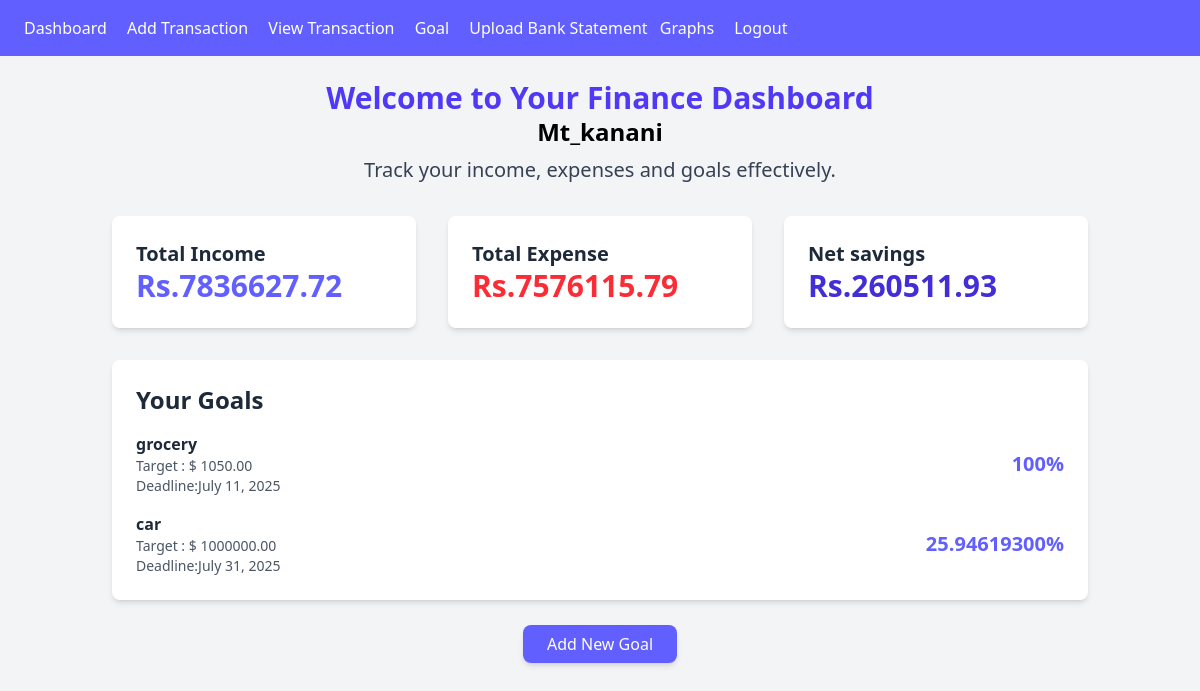
/ (signed in), run on the app's committed database.
### finanace/models.py (models this page shows, shortened)
class Goal(models.Model):
    user=models.ForeignKey(User,on_delete=models.CASCADE)
    name=models.CharField(max_length=100)
    target_amount=models.DecimalField(max_digits=10,decimal_places=2)
    deadline=models.DateField()

### finanace/views.py (the view)
# urls.py: path("",DashboardView.as_view(),name="dashboard"),
class DashboardView(LoginRequiredMixin,View):
    def get(self,request,*args,**kwargs):
        transaction=Transaction.objects.filter(user=request.user)
        goal=Goal.objects.filter(user=request.user)
        total_income=Transaction.objects.filter(user=request.user,transaction_type="Income").aggregate(Sum('amount'))['amount__sum'] or 0
        total_expense=Transaction.objects.filter(user=request.user,transaction_type="Expense").aggregate(Sum('amount'))['amount__sum'] or 0
        net_saving=total_income-total_expense
        remaining_saving=net_saving
        goal_progress=[]
        for g in goal:
            if remaining_saving>=g.target_amount:
                goal_progress.append({'goal':g,"progress":100})
                remaining_saving-=g.target_amount
            elif remaining_saving>0:
                progress=(remaining_saving/g.target_amount)*100
                goal_progress.append({'goal':g,"progress":progress})
                remaining_saving=0
            else:
                goal_progress.append({'goal':g,"progress":0})
        context={
            'transactions':transaction,
            'total_income':total_income,
            'total_expense':total_expense,
            'net_saving':net_saving,
            'goal_progress':goal_progress
        }
        return render(request,"dashboard.html",context)

### finanace/templates/dashboard.html (shortened to what this page needs)
{% extends "base.html" %}
{% block content %}
    <div class="container mx-auto p-6">
        <div class="text-center mb-8">
            <h1 class="text-3xl font-bold text-indigo-600">
                Welcome to Your Finance Dashboard
            </h1>
            <h1 class="text-2xl font-bold">{{request.user | capfirst}}</h1>
            <p class="text-xl text-gray-700 mt-2">
                Track your income, expenses and goals effectively.
            </p>
        </div>
        <div class="grid grid-cols-1 sm:grid-cols-2 lg:grid-cols-3 gap-8 mb-8">
            <div class="bg-white p-6 rounded-lg shadow-md">
                <h2 class="text-xl font-semibold text-gray-800">
                    Total Income
                </h2 >
                <p class="text-3xl font-bold text-indigo-500">Rs.{{total_income|floatformat:2}}</p>
            </div>
            <div class="bg-white p-6 rounded-lg shadow-md">
                <h2 class="text-xl font-semibold text-gray-800">
                    Total Expense
                </h2 >
                <p class="text-3xl font-bold text-red-500">Rs.{{total_expense|floatformat:2}}</p>
            </div>
            <div class="bg-white p-6 rounded-lg shadow-md">
                <h2 class="text-xl font-semibold text-gray-800">
                    Net savings
                </h2 >
                <p class="text-3xl font-bold text-indigo-700">Rs.{{net_saving|floatformat:2}}</p>
            </div>
        </div>
        <div class="bg-white p-6 rounded-lg shadow-md mb-8">
            <h2 class="text-2xl font-semibold text-gray-800 mb-4">Your Goals</h2>
            <ul class="space-y-4">
                {% for item in goal_progress %}
                <li class="flex justify-between items-center">
                    <div class="text-gray-800">
                        <p class="font-semibold">{{item.goal.name}}</p>
                        <p class="text-sm text-gray-600">Target : $ {{item.goal.target_amount}}</p>
                        <p class="text-sm text-gray-600">Deadline:{{item.goal.deadline}}</p>
                    </div>
                    <div class="text-right">
                        <p class="text-xl font-bold text-indigo-500">{{item.progress}}%</p>
                    </div>
                </li>
                {% endfor %}
            </ul>
        </div>
        <div class="text-center">
            <a href="{% url 'Goal'%}" class="bg-indigo-500 text-white px-6 py-2 rounded-lg shadow-md hover:bg-indigo-600 transition">Add New Goal</a>
        </div>
    </div>
{% endblock content %}

### finanace/templates/base.html (shortened to what this page needs)
<!DOCTYPE html>
<html lang="en">
<head>
    <script src="https://cdn.jsdelivr.net/npm/@tailwindcss/browser@4"></script>
</head>
<body class="bg-gray-100">
    <nav class="bg-indigo-500 p-4 text-white">
        {% if user.is_authenticated %}
        <a href="{% url 'dashboard' %}" class="mx-2">Dashboard</a>
        <a href="{% url 'Transaction_add' %}" class="mx-2">Add Transaction</a>
        <a href="{% url 'Transaction_list' %}" class="mx-2">View Transaction</a>
        <a href="{% url 'Goal' %}" class="mx-2">Goal</a>
        <a href="{% url 'upload_csv' %}" class="mx-2">Upload Bank Statement</a>
        <a href="{% url 'graphs' %}" class="btn btn-outline-primary">Graphs</a>
        <form  method="post" id="logout-form" action="{% url 'logout' %}" style="display: inline;">
            <a href="#" onclick="document.getElementById('logout-form').submit();" class="ml-4">
                Logout
            </a>
        </form>
        {% else %}
        <a href="{% url 'login' %}" class="ml-4">Login</a>
        <a href="{% url 'register' %}" class="ml-4">Register</a>
        {% endif %}
    </nav>
    {%block content%}
    {%endblock content%}
</body>
</html>

### data on the page
Goal: goal.name "grocery", goal.target_amount "1050.00", goal.deadline "July 11, 2025", progress "100"
Goal: goal.name "car", goal.target_amount "1000000.00", goal.deadline "July 31, 2025", progress "25.94619300"

### other printed values
{{ request.user | capfirst }} "Mt_kanani"
{{ total_income|floatformat:2 }} "7836627.72"
{{ total_expense|floatformat:2 }} "7576115.79"
{{ net_saving|floatformat:2 }} "260511.93"
